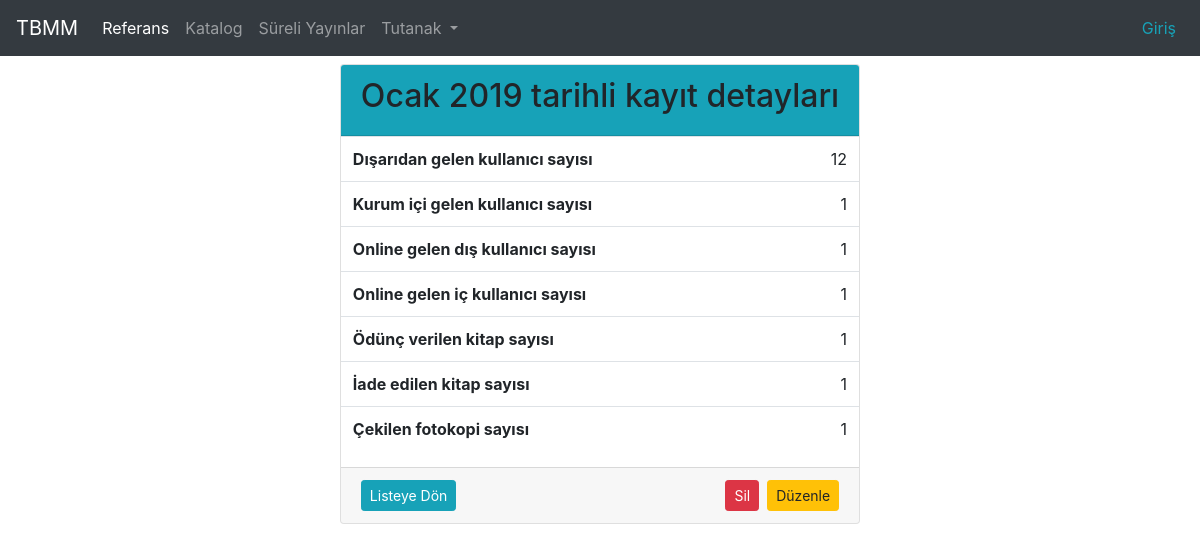
The app's page /referans/11/, older data.
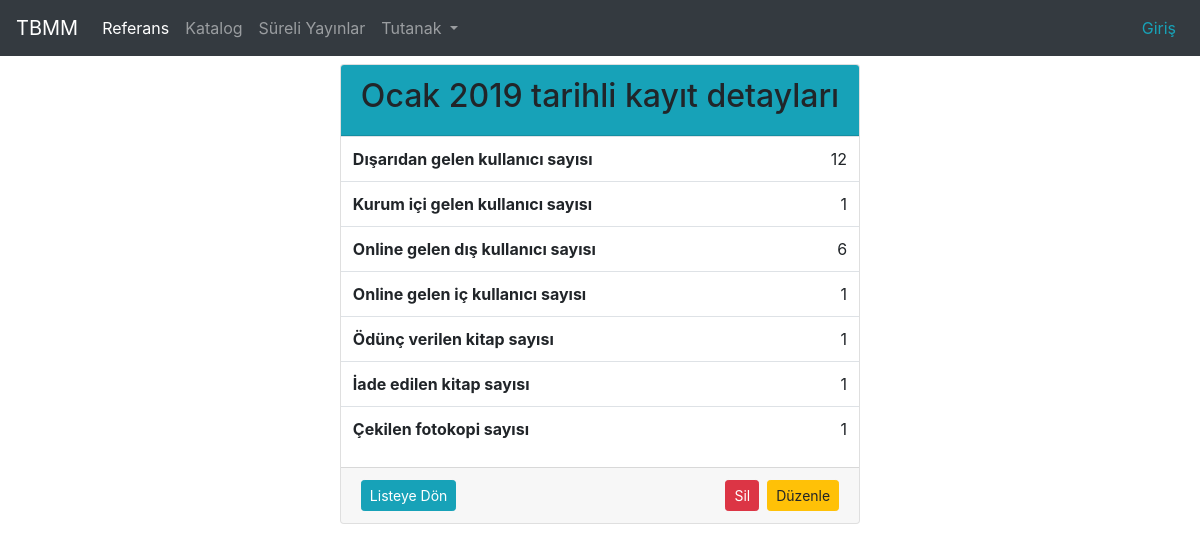
The same page, newer data.
### cockpit/models.py (models this page shows, shortened)
class ReferenceServiceAnalytic(models.Model):
    user_from_out = models.IntegerField(default=0, verbose_name="Dışarıdan gelen kullanıcı sayısı")
    user_from_inside = models.IntegerField(default=0)
    online_user_outside = models.IntegerField(default=0)
    online_user_inside = models.IntegerField(default=0)
    borrowed_books = models.IntegerField(default=0)
    retired_books = models.IntegerField(default=0)
    photocopy = models.IntegerField(default=0)
    record_date = models.DateTimeField()
    date = models.DateField()

### cockpit/views.py (the view)
# urls.py: path('referans/<int:pk>/', views.RefAnalyticsDetailView.as_view(), name="detail"),
class RefAnalyticsDetailView(DetailView):
    model = ReferenceServiceAnalytic

### cockpit/templates/cockpit/referenceserviceanalytic_detail.html
{% include 'cockpit/header.html' %} {% load my_tags %}
<div class="container">
  <div class="row justify-content-center">
    <div class="card">
      <div class="card-header bg-info">
        <h2>{{ referenceserviceanalytic.record_date|date:"F Y"}} tarihli kayıt
        detayları</h2>
      </div>
      <table class="table ">
        <tbody>
          <tr>
            <th class="" scope="row">Dışarıdan gelen kullanıcı sayısı</th>
            <td class="text-right">
              {{ referenceserviceanalytic.user_from_out|rjust:"100"}}
            </td>
          </tr>
          <tr>
            <th scope="row">Kurum içi gelen kullanıcı sayısı</th>
            <td class="text-right">
              {{ referenceserviceanalytic.user_from_inside }}
            </td>
          </tr>
          <tr>
            <th scope="row">Online gelen dış kullanıcı sayısı</th>
            <td class="text-right">
              {{ referenceserviceanalytic.online_user_outside }}
            </td>
          </tr>
          <tr>
            <th scope="row">Online gelen iç kullanıcı sayısı</th>
            <td class="text-right">
              {{ referenceserviceanalytic.online_user_inside }}
            </td>
          </tr>
          <tr>
            <th scope="row">Ödünç verilen kitap sayısı</th>
            <td class="text-right">
              {{referenceserviceanalytic.borrowed_books}}
            </td>
          </tr>
          <tr>
            <th scope="row">İade edilen kitap sayısı</th>
            <td class="text-right">
              {{referenceserviceanalytic.retired_books}}
            </td>
          </tr>
          <tr>
            <th scope="row">Çekilen fotokopi sayısı</th>
            <td class="text-right">{{referenceserviceanalytic.photocopy}}</td>
          </tr>
        </tbody>
      </table>
      <div class="card-footer">
        <div class="row justify-content-between">
          <div class="col-sm">
            <a class="btn btn-info btn-sm" href="{% url 'reference_index' %}">Listeye Dön</a>
          </div>
          <div class="col-sm">
            <a class="btn btn-warning btn-sm float-right ml-2" href="{% url 'edit_reference' referenceserviceanalytic.pk  %}">Düzenle</a>
            <a class="btn btn-danger btn-sm float-right" href="#">Sil</a>
          </div>
        </div>
      </div>
    </div>
  </div>
</div>
{% include 'cockpit/footer.html' %}

Row changes from the older to the newer data that the page shows:
changed ReferenceServiceAnalytic: online_user_outside "1" → "6"
